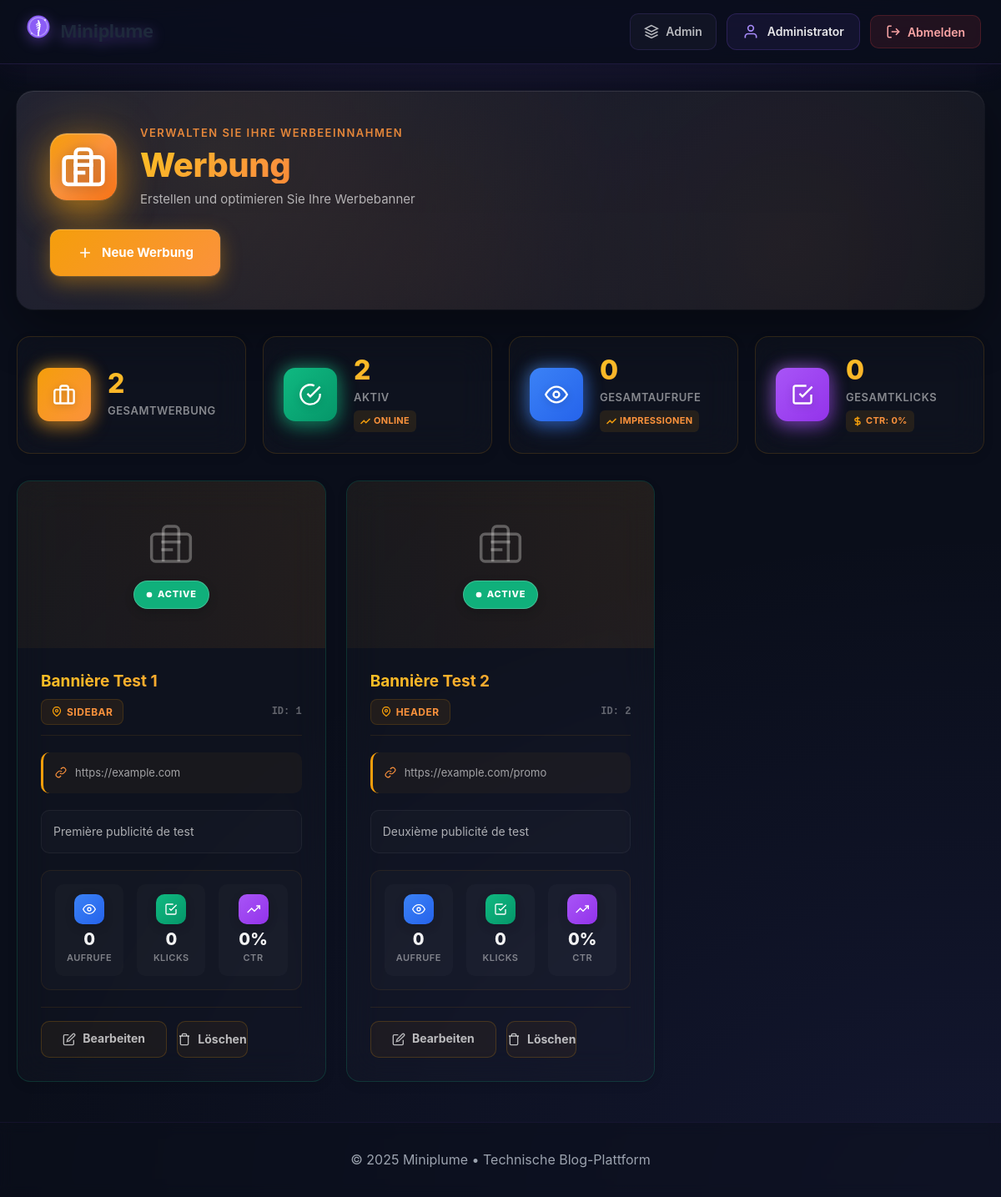
Screenshot of /admin/ads (signed in) with the database file from the repository.
### tables this page shows
CREATE TABLE ads (
id INT UNSIGNED PRIMARY KEY AUTO_INCREMENT,
title VARCHAR(200) NOT NULL,
description TEXT NULL,
url VARCHAR(500) NOT NULL,
image_path VARCHAR(255) NULL,
position ENUM('sidebar','header','footer','content') NOT NULL DEFAULT 'sidebar',
status ENUM('active','inactive') NOT NULL DEFAULT 'active',
clicks INT UNSIGNED NOT NULL DEFAULT 0,
views INT UNSIGNED NOT NULL DEFAULT 0,
start_date DATE NULL,
end_date DATE NULL,
created_at TIMESTAMP DEFAULT CURRENT_TIMESTAMP,
updated_at TIMESTAMP NULL ON UPDATE CURRENT_TIMESTAMP,
INDEX idx_ads_status_position (status, position)
);

### app/Views/admin/ads-index.php (the view, shortened to what the rows shown need)
<div class="ads-hero">
  <div class="ads-hero-content">
    <div>
      <h1 class="ads-hero-title">Werbung</h1>
    </div>
  </div>
</div>
<?php if (empty($ads)): ?>
  <div class="ads-empty">
    <div class="ads-empty-icon">
      <svg width="80" height="80" viewBox="0 0 24 24" fill="none" stroke="currentColor" stroke-width="1.5">
        <rect x="2" y="7" width="20" height="14" rx="2" ry="2"></rect>
        <path d="M16 21V5a2 2 0 0 0-2-2h-4a2 2 0 0 0-2 2v16"></path>
        <line x1="7" y1="11" x2="17" y2="11"></line>
        <line x1="7" y1="15" x2="13" y2="15"></line>
      </svg>
    </div>
    <h3 class="ads-empty-title">Keine Werbung erstellt</h3>
    <p class="ads-empty-desc">Erstellen Sie Ihren ersten Werbebanner, um Einnahmen zu generieren</p>
    <a class="ads-empty-btn" href="/admin/ads/create">
      <svg width="20" height="20" viewBox="0 0 24 24" fill="none" stroke="currentColor" stroke-width="2">
        <line x1="12" y1="5" x2="12" y2="19"></line>
        <line x1="5" y1="12" x2="19" y2="12"></line>
      </svg>
      Meine erste Werbung erstellen
    </a>
  </div>
<?php else: ?>
  <div class="ads-grid">
    <?php foreach ($ads as $ad): ?>
      <?php
        $isActive = $ad['status'] === 'active';
        $hasImage = !empty($ad['image_path']);
        $ctr = $ad['views'] > 0 ? round(($ad['clicks'] / $ad['views']) * 100, 2) : 0;
      ?>
      <div class="ad-card <?= $isActive ? 'ad-card-active' : 'ad-card-inactive' ?>">
        <?php if ($hasImage): ?>
          <div class="ad-card-image">
            <img src="/uploads/<?= esc($ad['image_path']) ?>" alt="<?= esc($ad['title']) ?>">
            <div class="ad-card-image-overlay">
              <span class="ad-badge <?= $isActive ? 'ad-badge-active' : 'ad-badge-inactive' ?>">
                <svg width="10" height="10" viewBox="0 0 24 24" fill="currentColor">
                  <circle cx="12" cy="12" r="10"></circle>
                </svg>
                <?= $isActive ? 'Aktiv' : 'Inaktiv' ?>
              </span>
            </div>
          </div>
        <?php else: ?>
          <div class="ad-card-placeholder">
            <svg width="56" height="56" viewBox="0 0 24 24" fill="none" stroke="currentColor" stroke-width="1.5">
              <rect x="2" y="7" width="20" height="14" rx="2" ry="2"></rect>
              <path d="M16 21V5a2 2 0 0 0-2-2h-4a2 2 0 0 0-2 2v16"></path>
              <line x1="7" y1="11" x2="17" y2="11"></line>
              <line x1="7" y1="15" x2="13" y2="15"></line>
            </svg>
            <span class="ad-badge <?= $isActive ? 'ad-badge-active' : 'ad-badge-inactive' ?>">
              <svg width="10" height="10" viewBox="0 0 24 24" fill="currentColor">
                <circle cx="12" cy="12" r="10"></circle>
              </svg>
              <?= $isActive ? 'Active' : 'Inactive' ?>
            </span>
          </div>
        <?php endif; ?>
        <div class="ad-card-content">
          <div class="ad-card-header">
            <h3 class="ad-card-title"><?= esc($ad['title']) ?></h3>
            <div class="ad-card-meta">
              <span class="ad-card-position">
                <svg width="12" height="12" viewBox="0 0 24 24" fill="none" stroke="currentColor" stroke-width="2.5">
                  <path d="M21 10c0 7-9 13-9 13s-9-6-9-13a9 9 0 0 1 18 0z"></path>
                  <circle cx="12" cy="10" r="3"></circle>
                </svg>
                <?= esc(ucfirst($ad['position'])) ?>
              </span>
              <span class="ad-card-id">ID: <?= (int)$ad['id'] ?></span>
            </div>
          </div>
          <div class="ad-card-url">
            <svg width="14" height="14" viewBox="0 0 24 24" fill="none" stroke="currentColor" stroke-width="2">
              <path d="M10 13a5 5 0 0 0 7.54.54l3-3a5 5 0 0 0-7.07-7.07l-1.72 1.71"></path>
              <path d="M14 11a5 5 0 0 0-7.54-.54l-3 3a5 5 0 0 0 7.07 7.07l1.71-1.71"></path>
            </svg>
            <a href="<?= esc($ad['url']) ?>" target="_blank" rel="noopener" title="<?= esc($ad['url']) ?>"><?= esc($ad['url']) ?></a>
          </div>
          <?php if (!empty($ad['description'])): ?>
            <div class="ad-card-description">
              <?= esc($ad['description']) ?>
            </div>
          <?php endif; ?>
          <div class="ad-card-stats">
            <div class="ad-card-stat">
              <div class="ad-card-stat-icon ad-card-stat-icon-views">
                <svg width="16" height="16" viewBox="0 0 24 24" fill="none" stroke="currentColor" stroke-width="2">
                  <path d="M1 12s4-8 11-8 11 8 11 8-4 8-11 8-11-8-11-8z"></path>
                  <circle cx="12" cy="12" r="3"></circle>
                </svg>
              </div>
              <div class="ad-card-stat-content">
                <div class="ad-card-stat-value"><?= number_format($ad['views']) ?></div>
                <div class="ad-card-stat-label">Aufrufe</div>
              </div>
            </div>
            <div class="ad-card-stat">
              <div class="ad-card-stat-icon ad-card-stat-icon-clicks">
                <svg width="16" height="16" viewBox="0 0 24 24" fill="none" stroke="currentColor" stroke-width="2">
                  <path d="M9 11l3 3L22 4"></path>
                  <path d="M21 12v7a2 2 0 0 1-2 2H5a2 2 0 0 1-2-2V5a2 2 0 0 1 2-2h11"></path>
                </svg>
              </div>
              <div class="ad-card-stat-content">
                <div class="ad-card-stat-value"><?= number_format($ad['clicks']) ?></div>
                <div class="ad-card-stat-label">Klicks</div>
              </div>
            </div>
            <div class="ad-card-stat">
              <div class="ad-card-stat-icon ad-card-stat-icon-ctr">
                <svg width="16" height="16" viewBox="0 0 24 24" fill="none" stroke="currentColor" stroke-width="2">
                  <polyline points="23 6 13.5 15.5 8.5 10.5 1 18"></polyline>
                  <polyline points="17 6 23 6 23 12"></polyline>
                </svg>
              </div>
              <div class="ad-card-stat-content">
                <div class="ad-card-stat-value"><?= $ctr ?>%</div>
                <div class="ad-card-stat-label">CTR</div>
              </div>
            </div>
          </div>
          <div class="ad-card-actions">
            <a class="ad-card-btn ad-card-btn-edit" href="/admin/ads/<?= (int)$ad['id'] ?>/edit">
              <svg width="16" height="16" viewBox="0 0 24 24" fill="none" stroke="currentColor" stroke-width="2">
                <path d="M11 4H4a2 2 0 0 0-2 2v14a2 2 0 0 0 2 2h14a2 2 0 0 0 2-2v-7"></path>
                <path d="M18.5 2.5a2.121 2.121 0 0 1 3 3L12 15l-4 1 1-4 9.5-9.5z"></path>
              </svg>
              Bearbeiten
            </a>
            <form method="post"
                  action="/admin/ads/<?= (int)$ad['id'] ?>/delete"
                  style="display:inline;flex:1;"
                  onsubmit="return confirm('Loschen \"<?= esc($ad['title']) ?>\" ?')">
              <button class="ad-card-btn ad-card-btn-delete" type="submit">
                <svg width="16" height="16" viewBox="0 0 24 24" fill="none" stroke="currentColor" stroke-width="2">
                  <polyline points="3 6 5 6 21 6"></polyline>
                  <path d="M19 6v14a2 2 0 0 1-2 2H7a2 2 0 0 1-2-2V6m3 0V4a2 2 0 0 1 2-2h4a2 2 0 0 1 2 2v2"></path>
                </svg>
                Löschen
              </button>
            </form>
          </div>
        </div>
      </div>
    <?php endforeach; ?>
  </div>
<?php endif; ?>

### rows the page displays
ads: status "ACTIVE", title "Bannière Test 1", position "SIDEBAR", id "1", url "https://example.com", description "Première publicité de test", views "0", clicks "0"
ads: status "ACTIVE", title "Bannière Test 2", position "HEADER", id "2", url "https://example.com/promo", description "Deuxième publicité de test", views "0", clicks "0"

### other values shown
$roleNames[$_SESSION['role']] "Administrator"
$total "2"
$active "2"
$totalViews "0"
$totalClicks "0"
$avgCTR "0"
